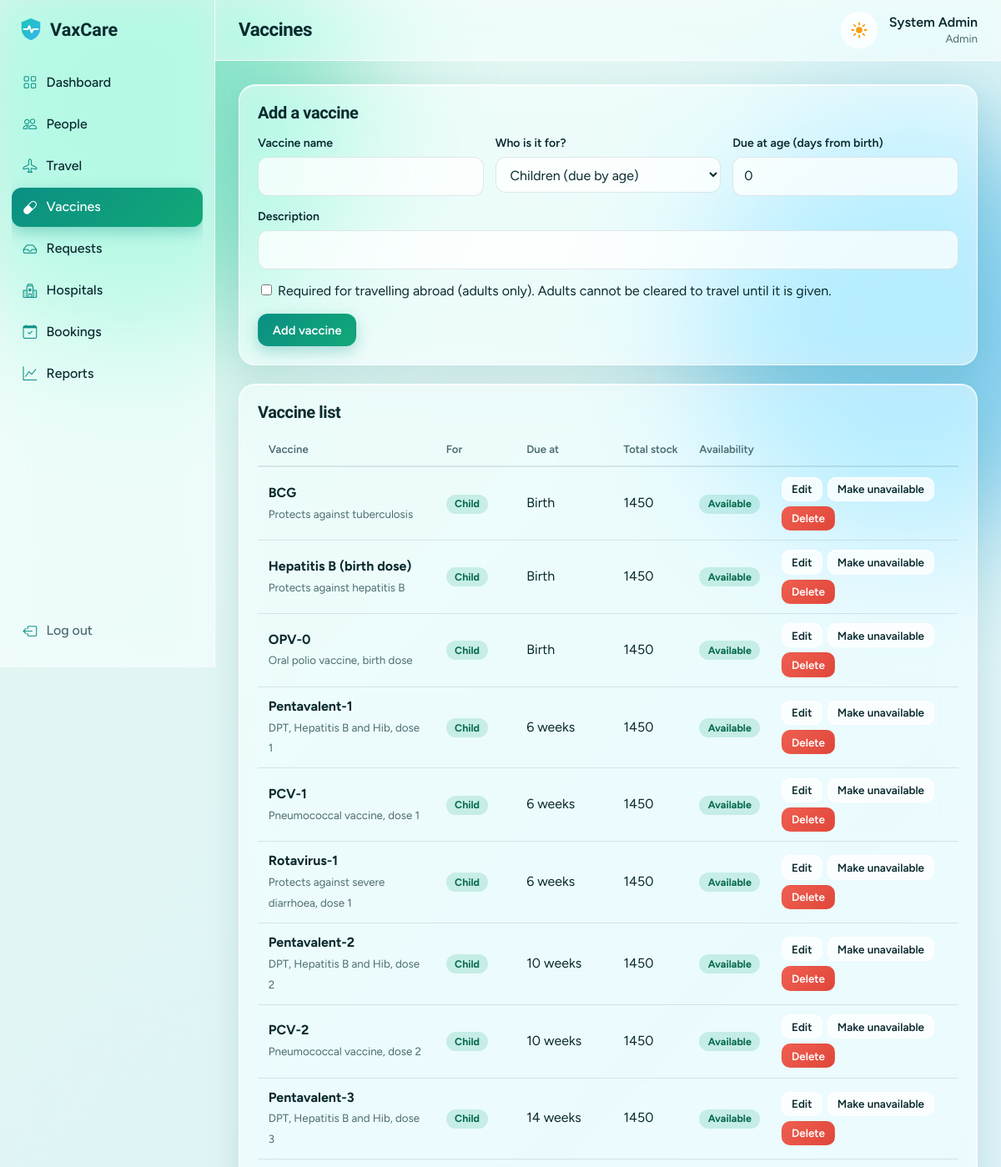
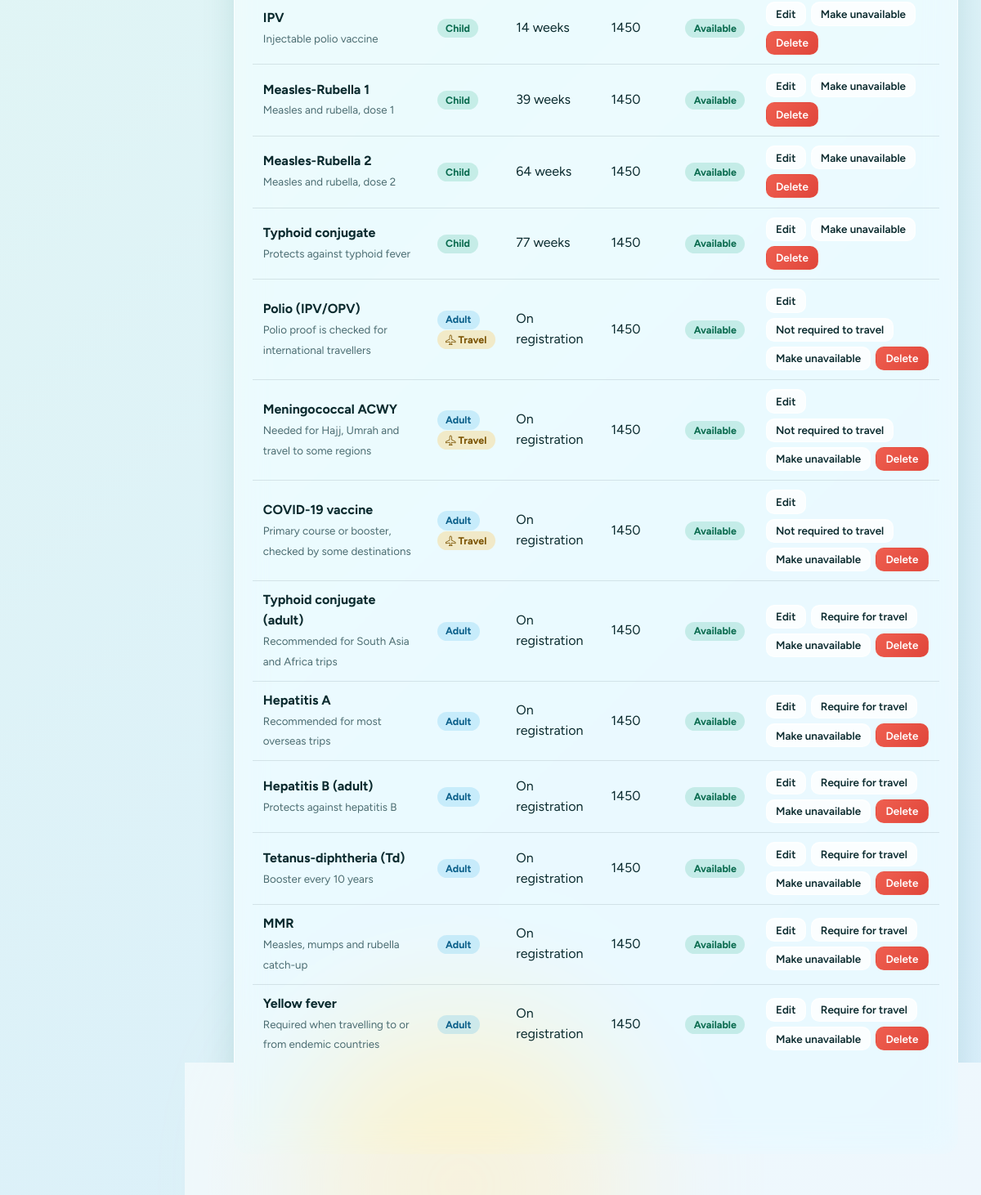
/Frontend/admin/vaccines.php (signed in), run on the app's committed database (2 pictures, top to bottom).
### tables this page shows
CREATE TABLE `vaccines` (
  `id` int(11) NOT NULL,
  `name` varchar(100) NOT NULL,
  `description` varchar(255) NOT NULL DEFAULT '',
  `age_days` int(11) NOT NULL DEFAULT 0,
  `available` tinyint(1) NOT NULL DEFAULT 1,
  `audience` enum('child','adult') NOT NULL DEFAULT 'child',
  `travel_required` tinyint(1) NOT NULL DEFAULT 0
);

### Frontend/admin/vaccines.php (the view, shortened to what this page needs)
<?php
require __DIR__ . '/../../Backend/config/config.php';
require __DIR__ . '/../../Backend/includes/layout.php';
$edit = isset($_GET['edit']) ? q('SELECT * FROM vaccines WHERE id=?', [(int)$_GET['edit']])->fetch() : null;
$list = q("SELECT v.*,(SELECT COALESCE(SUM(hv.stock),0) FROM hospital_vaccines hv JOIN hospitals h ON h.id=hv.hospital_id WHERE hv.vaccine_id=v.id AND h.status='approved') stock FROM vaccines v ORDER BY audience,age_days,id")->fetchAll();
page_start('Vaccines', 'admin'); ?>
<div class="card"><h2><?= $edit ? 'Edit vaccine' : 'Add a vaccine' ?></h2>
  <form method="post" class="fgrid"><?= csrf_field() ?><input type="hidden" name="action" value="save"><input type="hidden" name="id" value="<?= (int)($edit['id'] ?? 0) ?>">
    <?php field('Vaccine name', 'name', 'text', ['value' => $edit['name'] ?? '']);
    if (!$edit) field('Who is it for?', 'audience', 'select', ['value' => 'child', 'options' => ['child' => 'Children (due by age)', 'adult' => 'Adults (due on registration)']]);
    if (($edit['audience'] ?? 'child') === 'child') field('Due at age (days from birth)', 'age_days', 'number', ['value' => $edit['age_days'] ?? 0, 'attr' => 'min="0" max="4000"']);
    field('Description', 'description', 'text', ['value' => $edit['description'] ?? '', 'required' => false, 'class' => 'wide']); ?>
    <?php if (!$edit || $edit['audience'] === 'adult'): ?><label class="wide"><input type="checkbox" name="travel_required" value="1" <?= ($edit['travel_required'] ?? 0) ? 'checked' : '' ?>> Required for travelling abroad (adults only). Adults cannot be cleared to travel until it is given.</label><?php endif; ?>
    <div class="wide actions"><button class="btn btn-p"><?= $edit ? 'Save changes' : 'Add vaccine' ?></button><?php if ($edit): ?><a class="btn btn-g" href="vaccines.php">Cancel</a><?php endif; ?></div></form></div>
<div class="card"><h2>Vaccine list</h2><div class="tbl"><table>
  <tr><th>Vaccine</th><th>For</th><th>Due at</th><th>Total stock</th><th>Availability</th><th></th></tr>
  <?php foreach ($list as $v): $ok = $v['available'] && $v['stock'] > 0; ?>
  <tr><td><b><?= e($v['name']) ?></b><br><small><?= e($v['description']) ?></small></td>
    <td><?= type_badge($v['audience']) ?><?= $v['travel_required'] ? '<br><span class="badge warn"><i class="bi bi-airplane"></i> Travel</span>' : '' ?></td><td><?= $v['audience'] === 'adult' ? 'On registration' : ($v['age_days'] == 0 ? 'Birth' : round($v['age_days'] / 7) . ' weeks') ?></td><td><?= (int)$v['stock'] ?></td>
    <td><?= badge($ok ? 'available' : 'unavailable') ?><?= !$v['available'] ? '<br><small>Switched off by admin</small>' : '' ?></td>
    <td><div class="actions">
      <a class="btn btn-g btn-sm" href="?edit=<?= $v['id'] ?>">Edit</a>
      <?php if ($v['audience'] === 'adult'): ?><form method="post" class="inline"><?= csrf_field() ?><input type="hidden" name="id" value="<?= $v['id'] ?>"><button class="btn btn-g btn-sm" name="action" value="travel"><?= $v['travel_required'] ? 'Not required to travel' : 'Require for travel' ?></button></form><?php endif; ?>
      <form method="post" class="inline"><?= csrf_field() ?><input type="hidden" name="id" value="<?= $v['id'] ?>"><button class="btn btn-g btn-sm" name="action" value="toggle"><?= $v['available'] ? 'Make unavailable' : 'Make available' ?></button></form>
      <form method="post" class="inline" data-confirm="Delete this vaccine?"><?= csrf_field() ?><input type="hidden" name="id" value="<?= $v['id'] ?>"><button class="btn btn-d btn-sm" name="action" value="delete">Delete</button></form>
    </div></td></tr><?php endforeach; ?></table></div></div>

### Backend/config/config.php (shortened to what this page needs)
<?php
function db(): PDO {
    static $pdo = null;
    if (!$pdo) {
        try {
            $pdo = new PDO('mysql:host=' . DB_HOST . ';dbname=' . DB_NAME . ';charset=utf8mb4', DB_USER, DB_PASS, [
                PDO::ATTR_ERRMODE => PDO::ERRMODE_EXCEPTION,
                PDO::ATTR_DEFAULT_FETCH_MODE => PDO::FETCH_ASSOC,
                PDO::ATTR_EMULATE_PREPARES => false,
            ]);
        } catch (PDOException $ex) {
            http_response_code(500);
            exit('Database connection failed. Import database.sql and check config/config.php.');
        }
    }
    return $pdo;
}
function q(string $sql, array $args = []): PDOStatement {
    $s = db()->prepare($sql);
    $s->execute($args);
    return $s;
}
function e($v): string {
    return htmlspecialchars((string)$v, ENT_QUOTES, 'UTF-8');
}
function badge(string $s): string {
    $m = [
        'pending' => 'warn', 'booked' => 'info', 'approved' => 'ok',
        'vaccinated' => 'ok', 'rejected' => 'bad', 'not_vaccinated' => 'bad',
        'overdue' => 'bad', 'cleared' => 'ok', 'not_cleared' => 'bad',
        'available' => 'ok', 'unavailable' => 'bad'
    ];
    return '<span class="badge ' . ($m[$s] ?? 'info') . '">' . e(ucwords(str_replace('_', ' ', $s))) . '</span>';
}
function type_badge(string $t): string {
    return '<span class="badge ' . ($t === 'adult' ? 'sky' : 'ok') . '">' . ($t === 'adult' ? 'Adult' : 'Child') . '</span>';
}

### Frontend/assets/css/style.css (style rules this page uses)
:root { --ink:#0a2a2e;--muted:#4b6c71; --bg1:#e4f8f2;--bg2:#d9eefb; --teal:#0b8f84;--teal-d:#087068;--mint:#2fcf9f;--sky:#2aa9e6;--sun:#ffc24a;--coral:#ef5f50;--leaf:#16a97e; --glass:rgba(255,255,255,.55);--glass-2:rgba(255,255,255,.78);--glass-b:rgba(255,255,255,.75); --line:rgba(10,42,46,.11);--shadow:0 12px 40px rgba(8,112,104,.14);--hi:inset 0 1px 0 rgba(255,255,255,.8); --input:rgba(255,255,255,.75);--tint:rgba(11,143,132,.10);--hover:rgba(11,143,132,.08); --ok-b:rgba(22,169,126,.18);--ok-t:#0a6b4f;--warn-b:rgba(255,194,74,.3);--warn-t:#7a5200; --bad-b:rgba(239,95,80,.17);--bad-t:#a02a1c;--info-b:rgba(42,169,230,.18);--info-t:#0b5f8a; --blob1:#2fcf9f;--blob2:#2aa9e6;--blob3:#ffd777;--blob-o:.5; --grid:rgba(10,42,46,.08);--btn:linear-gradient(135deg,#0b8f84,#12a877); }
* { box-sizing:border-box }
html { color-scheme:light }
body { margin:0;font:16px/1.55 Figtree,system-ui,sans-serif;color:var(--ink);background:linear-gradient(135deg,var(--bg1),var(--bg2)) fixed;min-height:100vh;transition:background .4s,color .3s }
h1,h2,h3 { font-family:'Bricolage Grotesque',Figtree,sans-serif;letter-spacing:-.02em;line-height:1.15;margin:0 }
h2 { font-size:1.25rem;margin-bottom:.9rem }
a { color:var(--teal) }
small,.muted { color:var(--muted) }
.card,.strip,.side,.top,.kid,.hosp,.auth,.vcard,.glass,.tpass,.step { background:var(--glass);border:1px solid var(--glass-b);box-shadow:var(--shadow),var(--hi);-webkit-backdrop-filter:blur(18px) saturate(165%);backdrop-filter:blur(18px) saturate(165%) }
.card { border-radius:20px;padding:22px;margin-bottom:22px;transition:transform .25s,box-shadow .25s }
.card>h2:first-child { margin-top:0 }
.btn { display:inline-flex;align-items:center;gap:.45rem;padding:.6rem 1.05rem;border-radius:12px;border:1px solid transparent;font:600 .92rem Figtree,sans-serif;cursor:pointer;text-decoration:none;transition:transform .15s,box-shadow .2s,background .2s;position:relative;overflow:hidden }
.btn-p { background:var(--btn);color:#fff;box-shadow:0 6px 18px rgba(11,143,132,.3) }
.btn-p::after { content:"";position:absolute;inset:0;background:linear-gradient(110deg,transparent 30%,rgba(255,255,255,.35) 50%,transparent 70%);transform:translateX(-120%);transition:transform .6s }
.btn-g { background:var(--glass-2);border-color:var(--glass-b);color:var(--ink);box-shadow:var(--hi) }
.btn-d { background:linear-gradient(135deg,#ef5f50,#e0463a);color:#fff }
.btn-sm { padding:.35rem .7rem;font-size:.84rem;border-radius:10px }
.badge { display:inline-block;padding:.12rem .65rem;border-radius:99px;font-size:.78rem;font-weight:700;white-space:nowrap }
.badge.ok { background:var(--ok-b);color:var(--ok-t) }
.badge.warn { background:var(--warn-b);color:var(--warn-t) }
.badge.info,.badge.sky { background:var(--info-b);color:var(--info-t) }
.tbl { overflow-x:auto }
table { width:100%;border-collapse:collapse }
th { text-align:left;font-size:.82rem;color:var(--muted);font-weight:600;padding:.55rem .8rem;border-bottom:2px solid var(--line);white-space:nowrap }
td { padding:.7rem .8rem;border-bottom:1px solid var(--line);vertical-align:middle }
tbody tr,table tr { transition:background .15s }
tr:last-child td { border-bottom:0 }
.inline { display:inline }
.actions { display:flex;gap:6px;flex-wrap:wrap }
.fgrid { display:grid;grid-template-columns:repeat(auto-fit,minmax(220px,1fr));gap:14px }
.fgrid .wide { grid-column:1/-1 }
input,select,textarea { width:100%;padding:.64rem .8rem;border:1px solid var(--line);border-radius:12px;font:inherit;background:var(--input);color:var(--ink);transition:border-color .2s,box-shadow .2s }
input[type=radio],input[type=checkbox] { width:auto;accent-color:var(--teal) }
.content>* { animation:rise .6s cubic-bezier(.2,.8,.2,1) both }
.content>*:nth-child(2) { animation-delay:.07s }

### data on the page
vaccines: name "BCG", description "Protects against tuberculosis", audience "Child", stock "1450", available "Make unavailable"
vaccines: name "Hepatitis B (birth dose)", description "Protects against hepatitis B", audience "Child", stock "1450", available "Make unavailable"
vaccines: name "OPV-0", description "Oral polio vaccine, birth dose", audience "Child", stock "1450", available "Make unavailable"
vaccines: name "Pentavalent-1", description "DPT, Hepatitis B and Hib, dose 1", audience "Child", $v['age_days']/7 "6", stock "1450", available "Make unavailable"
vaccines: name "PCV-1", description "Pneumococcal vaccine, dose 1", audience "Child", $v['age_days']/7 "6", stock "1450", available "Make unavailable"
vaccines: name "Rotavirus-1", description "Protects against severe diarrhoea, dose 1", audience "Child", $v['age_days']/7 "6", stock "1450", available "Make unavailable"
vaccines: name "Pentavalent-2", description "DPT, Hepatitis B and Hib, dose 2", audience "Child", $v['age_days']/7 "10", stock "1450", available "Make unavailable"
vaccines: name "PCV-2", description "Pneumococcal vaccine, dose 2", audience "Child", $v['age_days']/7 "10", stock "1450", available "Make unavailable"
vaccines: name "Pentavalent-3", description "DPT, Hepatitis B and Hib, dose 3", audience "Child", $v['age_days']/7 "14", stock "1450", available "Make unavailable"
vaccines: name "IPV", description "Injectable polio vaccine", audience "Child", $v['age_days']/7 "14", stock "1450", available "Make unavailable"
vaccines: name "Measles-Rubella 1", description "Measles and rubella, dose 1", audience "Child", $v['age_days']/7 "39", stock "1450", available "Make unavailable"
vaccines: name "Measles-Rubella 2", description "Measles and rubella, dose 2", audience "Child", $v['age_days']/7 "64", stock "1450", available "Make unavailable"
vaccines: name "Typhoid conjugate", description "Protects against typhoid fever", audience "Child", $v['age_days']/7 "77", stock "1450", available "Make unavailable"
vaccines: name "Polio (IPV/OPV)", description "Polio proof is checked for international travellers", audience "Adult", travel_required 1 (drawn), stock "1450", available "Make unavailable"
vaccines: name "Meningococcal ACWY", description "Needed for Hajj, Umrah and travel to some regions", audience "Adult", travel_required 1 (drawn), stock "1450", available "Make unavailable"
vaccines: name "COVID-19 vaccine", description "Primary course or booster, checked by some destinations", audience "Adult", travel_required 1 (drawn), stock "1450", available "Make unavailable"
vaccines: name "Typhoid conjugate (adult)", description "Recommended for South Asia and Africa trips", audience "Adult", stock "1450", travel_required "Require for travel", available "Make unavailable"
vaccines: name "Hepatitis A", description "Recommended for most overseas trips", audience "Adult", stock "1450", travel_required "Require for travel", available "Make unavailable"
vaccines: name "Hepatitis B (adult)", description "Protects against hepatitis B", audience "Adult", stock "1450", travel_required "Require for travel", available "Make unavailable"
vaccines: name "Tetanus-diphtheria (Td)", description "Booster every 10 years", audience "Adult", stock "1450", travel_required "Require for travel", available "Make unavailable"
vaccines: name "MMR", description "Measles, mumps and rubella catch-up", audience "Adult", stock "1450", travel_required "Require for travel", available "Make unavailable"
vaccines: name "Yellow fever", description "Required when travelling to or from endemic countries", audience "Adult", stock "1450", travel_required "Require for travel", available "Make unavailable"

### other printed values
APP_NAME "VaxCare"
$label "Dashboard"
$label "People"
$label "Travel"
$label "Vaccines"
$label "Requests"
$label "Hospitals"
$label "Bookings"
$label "Reports"
$title "Vaccines"
$u['name'] "System Admin"
$role "Admin"
$label "Vaccine name Who is it for? Due at age (days from birth) Description"
form field audience "Children (due by age)"
